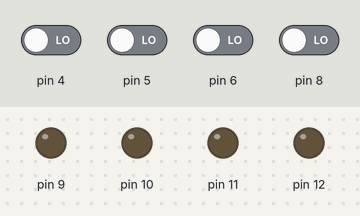
A sketch run on a simulated Arduino Uno, built with avr-gcc and run on an emulated ATmega328P. On the bench: output pins drawn as LEDs (lit = HIGH). The test bench sets the inputs (shaded band); at power-on: pin 4–6, pin 8 LOW.

Above: at 1.2 s.
1.3 s: pin 4 driven HIGH
At 2.2 s:
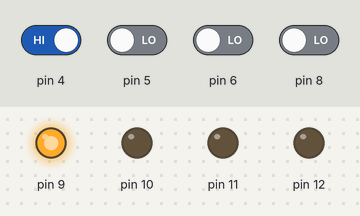
2.8 s: pin 5 driven HIGH
At 3.3 s:
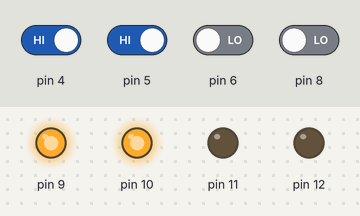
4.3 s: pin 6 driven HIGH
At 5.5 s:
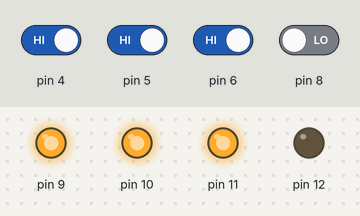
5.8 s: pin 8 driven HIGH
At 6.8 s:
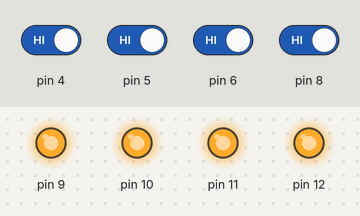
7.3 s: pin 4 driven LOW
At 8.0 s:
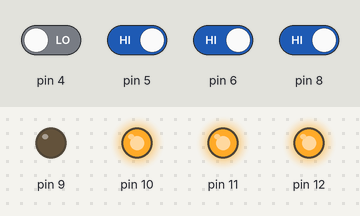
8.8 s: pin 5 driven LOW
At 9.1 s:
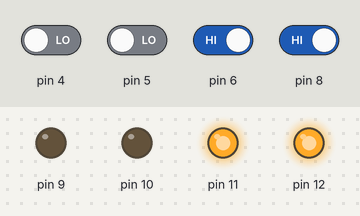
Timing chart, 0 to 11.3 s (numbered marks = the images above; inputs shaded):
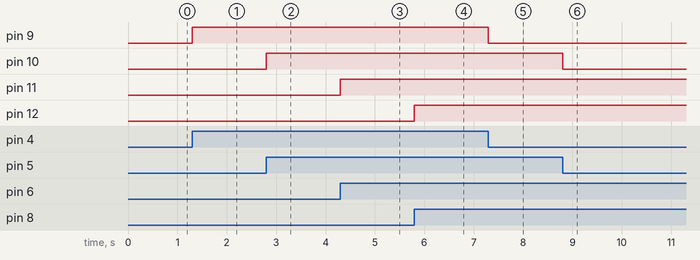

Measured:
- after the input at 1.3 s, pin 9: LOW → HIGH at once
- after the input at 2.8 s, pin 10: LOW → HIGH at once
- after the input at 4.3 s, pin 11: LOW → HIGH at once
- after the input at 5.8 s, pin 12: LOW → HIGH at once
- after the input at 7.3 s, pin 9: HIGH → LOW at once
- after the input at 8.8 s, pin 10: HIGH → LOW at once

The sketch:

Digital_IO.ino
```cpp
#include<Componentes.hpp>

LED L1(12);
LED L_red(11);
LED L_green(10);
LED L_blue(9);

Buttom Boton_1(8);
Buttom b_red(6);
Buttom b_green(5);
Buttom b_blue(4);

void setup() {
  // put your setup code here, to run once:
  L1.SETUP();
  L_red.SETUP();
  L_green.SETUP();
  L_blue.SETUP();
  Boton_1.SETUP();
  b_red.SETUP();
  b_green.SETUP();
  b_blue.SETUP();
}

void loop() {
  // put your main code here, to run repeatedly:

  if(Boton_1.Read()){
    L1.on();
  }else{
    L1.off();
  }
  if(b_red.Read()){
    L_red.on();
  }
  else{
    L_red.off();
  }
  if(b_red.Read()){
    L_red.on();
  }
  else{
    L_red.off();
  }
  if(b_green.Read()){
    L_green.on();
  }
  else{
    L_green.off();
  }
  if(b_blue.Read()){
    L_blue.on();
  }
  else{
    L_blue.off();
  }

}
```
